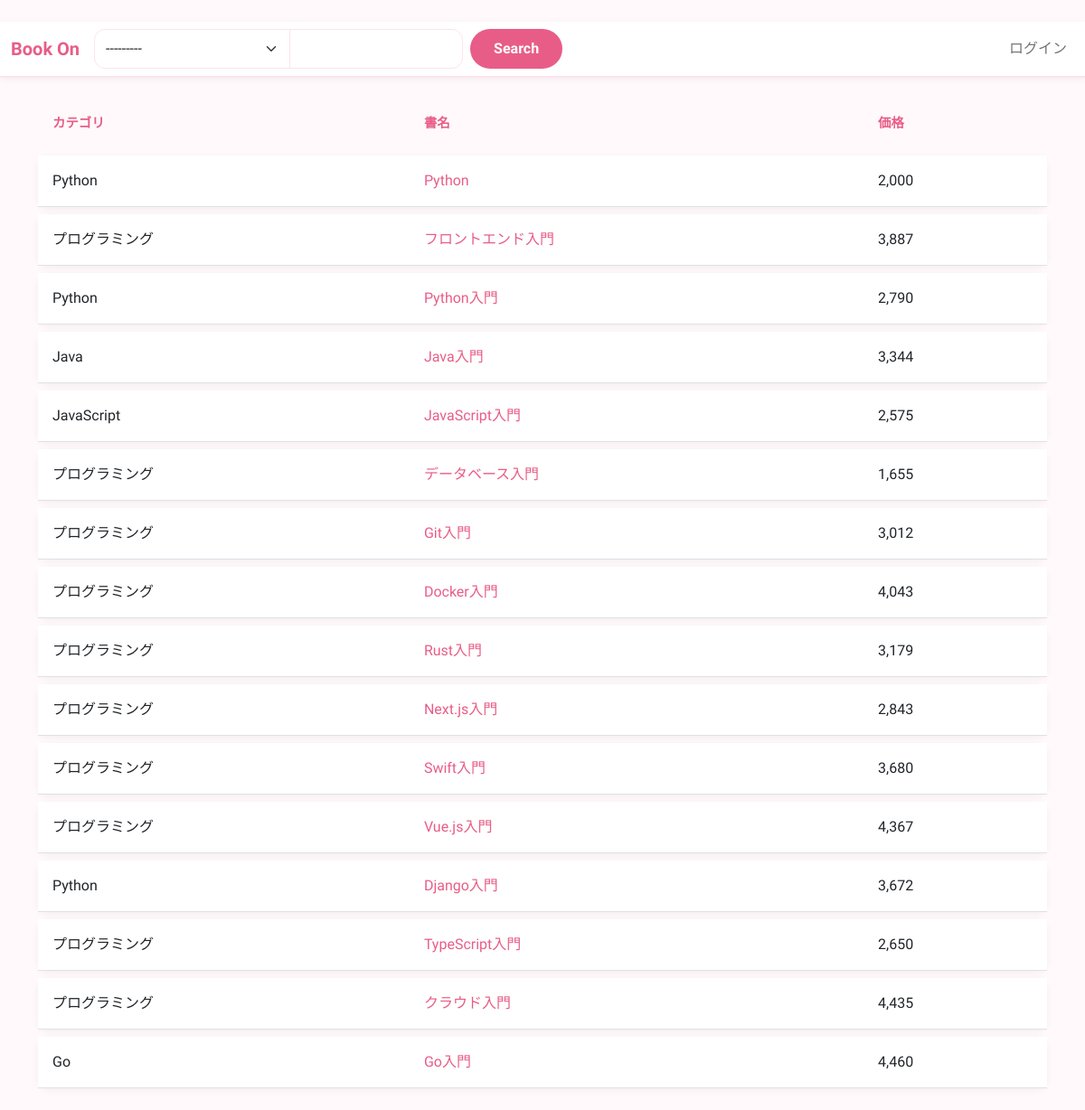
Screenshot of /search with the database file from the repository.
### onboro/models.py (models this page shows, shortened)
class Book(models.Model):
    category = models.ForeignKey(Category, on_delete=models.PROTECT, verbose_name='カテゴリ')
    title = models.CharField(max_length=80, verbose_name='タイトル')
    abstract = models.TextField(verbose_name='概要')
    price = models.PositiveIntegerField(verbose_name='価格')
    published = models.BooleanField('公開')
    favorite_users = models.ManyToManyField(User, related_name='favorite_books', blank=True)
    class Meta:
        verbose_name = '書籍'
        verbose_name_plural = '書籍'

class Category(models.Model):
    display_order = models.IntegerField(verbose_name='表示順')
    name = models.CharField(max_length=80, verbose_name='名前')
    class Meta:
        ordering = ['display_order']
        verbose_name = 'カテゴリ'
        verbose_name_plural = 'カテゴリ'
    def __str__(self):
        return self.name

### onboro/views.py (the view)
# urls.py: path('search', views.BookSearchView.as_view(), name='book_search'),
class BookSearchView(BookSearchMixin, generic.ListView):
    template_name = 'onboro/book_search.html'
    context_object_name = 'books'
    def get_queryset(self):
        category = self.request.GET.get('category')
        word = self.request.GET.get('word')
        books = Book.objects.filter(published=True)
        if category:
            books = books.filter(category__pk=category)
        if word:
            q1 = Q(title__contains=word)
            q2 = Q(abstract__contains=word)
            books = books.filter(q1 | q2)
        return books

### onboro/forms.py
class BookSearchForm(forms.Form):
    category = forms.ModelChoiceField(queryset=Category.objects.all(), required=False)
    word = forms.CharField(required=False, widget=forms.TextInput(attrs={'type': 'search'}))

### onboro/views.py (called while the page is built)
    def get_context_data(self, **kwargs):
        context = super().get_context_data(**kwargs)
        context['search_form'] = BookSearchForm(self.request.GET)
        return context

### onboro/templates/onboro/book_search.html
{% extends 'onboro/base.html' %}
{% load humanize %}
{% block contents %}
<table class="table mt-3">
    <thead>
        <tr>
            <th>カテゴリ</th>
            <th>書名</th>
            <th>価格</th>
        </tr>
    </thead>
    <tbody>
        {% for book in books %}
            <tr>
                <td>{{ book.category.name }}</td>
                <td>
                    <a href="{% url 'onboro:book_detail' book.pk %}">
                        {{ book.title }}
                    </a>
                </td>
                <td>{{ book.price|intcomma }}</td>
            </tr>
        {% endfor %}
    </tbody>
</table>
{% endblock %}

### onboro/templates/onboro/base.html (shortened to what this page needs)
<!DOCTYPE html>
{% load static %}
{% load widget_tweaks %}
<html>
<head>
    <link rel="stylesheet" href="{% static 'onboro/css/bootstrap.min.css' %}">
    <link rel="stylesheet" href="{% static 'onboro/css/custom.css' %}">
</head>
<body>
    <nav class="navbar navbar-expand-lg navbar-light bg-light">
        <div class="container-fluid">
            <a class="navbar-brand" href="/">Book On</a>
            <div class="collapse navbar-collapse" id="navbarSupportedContent">
                {% if search_form %}
	                <form class="d-flex" action="{% url 'onboro:book_search' %}" method="get">
	                    <div class="input-group">
	                        {{ search_form.category|add_class:"form-select" }}
	                        {{ search_form.word|add_class:"form-control me-2" }}
	                    </div>
	                    <button class="btn btn-outline-success" type="submit">Search</button>
	                </form>
                {% endif %}
                <ul class="navbar-nav ms-auto mb-2 mb-lg-0">
                    {% if user.is_authenticated %}
                        <li class="nav-item">
                            <a href="{% url 'onboro:favorite_book_list' %}" class="nav-link">
                                お気に入り
                            </a>
                        </li>
                        <li class="nav-item dropdown">
                            <a class="nav-link dropdown-toggle" href="#" id="navbarDropdown" role="button" data-bs-toggle="dropdown">
                                {{ user.username }}
                            </a>
                            <ul class="dropdown-menu">
                                <form action="{% url 'onboro:logout' %}" method="post">
                                    {% csrf_token %}
                                    <input type="submit" value="ログアウト" class="dropdown-item">
                                </form>
                            </ul>
                        </li>
                    {% else %}
                        <li class="nav-item">
                            <a href="{% url 'onboro:login' %}" class="nav-link">
                                ログイン
                            </a>
                        </li>
                    {% endif %}
                </ul>
            </div>
        </div>
    </nav>
    <div class="container">
        {% block contents %}
        {% endblock %}
    </div>
</body>
</html>

### onboro/static/onboro/css/custom.css (style rules this page uses)
body { font-family: 'M PLUS Rounded 1c', sans-serif; background-color: #fff9fb; color: #5b4c53; }
a { color: #e85d87; text-decoration: none; transition: color 0.3s; }
.navbar { background-color: #ffffff !important; border-bottom: 2px solid #fde4ec; box-shadow: 0 2px 8px rgba(0, 0, 0, 0.05); }
.navbar-brand { font-weight: 700; color: #e85d87 !important; }
.btn { border-radius: 50px; border-width: 2px; font-weight: 700; padding: 8px 24px; transition: all 0.3s ease; }
.form-control, .form-select { border-radius: 12px; border: 1px solid #fde4ec; transition: border-color 0.3s, box-shadow 0.3s; }
.table { border-collapse: separate; border-spacing: 0 8px; }
.table thead th { background-color: transparent; color: #e85d87; border: none; font-size: 0.9rem; text-transform: uppercase; }
.table tbody tr { background-color: #ffffff; border-radius: 12px; box-shadow: 0 2px 8px rgba(0, 0, 0, 0.05); transition: transform 0.2s; }
.table td, .table th { border-top: none !important; padding: 16px; vertical-align: middle; }
.btn-outline-success { color: #fff; background-color: #e85d87; border-color: transparent; }

### rows the page displays
Book: category.name "Python", title "Python", price "2,000"
Book: category.name "プログラミング", title "フロントエンド入門", price "3,887"
Book: category.name "Python", title "Python入門", price "2,790"
Book: category.name "Java", title "Java入門", price "3,344"
Book: category.name "JavaScript", title "JavaScript入門", price "2,575"
Book: category.name "プログラミング", title "データベース入門", price "1,655"
Book: category.name "プログラミング", title "Git入門", price "3,012"
Book: category.name "プログラミング", title "Docker入門", price "4,043"
Book: category.name "プログラミング", title "Rust入門", price "3,179"
Book: category.name "プログラミング", title "Next.js入門", price "2,843"
Book: category.name "プログラミング", title "Swift入門", price "3,680"
Book: category.name "プログラミング", title "Vue.js入門", price "4,367"
Book: category.name "Python", title "Django入門", price "3,672"
Book: category.name "プログラミング", title "TypeScript入門", price "2,650"
Book: category.name "プログラミング", title "クラウド入門", price "4,435"
Book: category.name "Go", title "Go入門", price "4,460"
